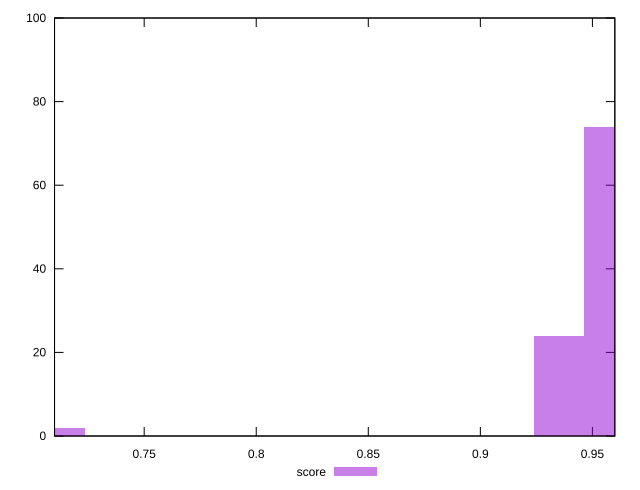

Generate this figure with gnuplot:
reset

$score <<EOF
0.7125539716619528 2
0.9574943994207491 74
0.935227087806313 24
EOF

set key outside below
set boxwidth 0.022267311614436024
set xrange [0.71:0.96]
set yrange [0:100]
set trange [0:100]
set style fill transparent solid 0.5 noborder
set terminal svg size 640, 490 enhanced background rgb 'white'
set output "report_00017_2021-02-10T15-08-03.406Z/first-meaningful-paint/samples/pages+cached+noadtech/score/histogram.svg"

plot $score title "score" with boxes

reset
